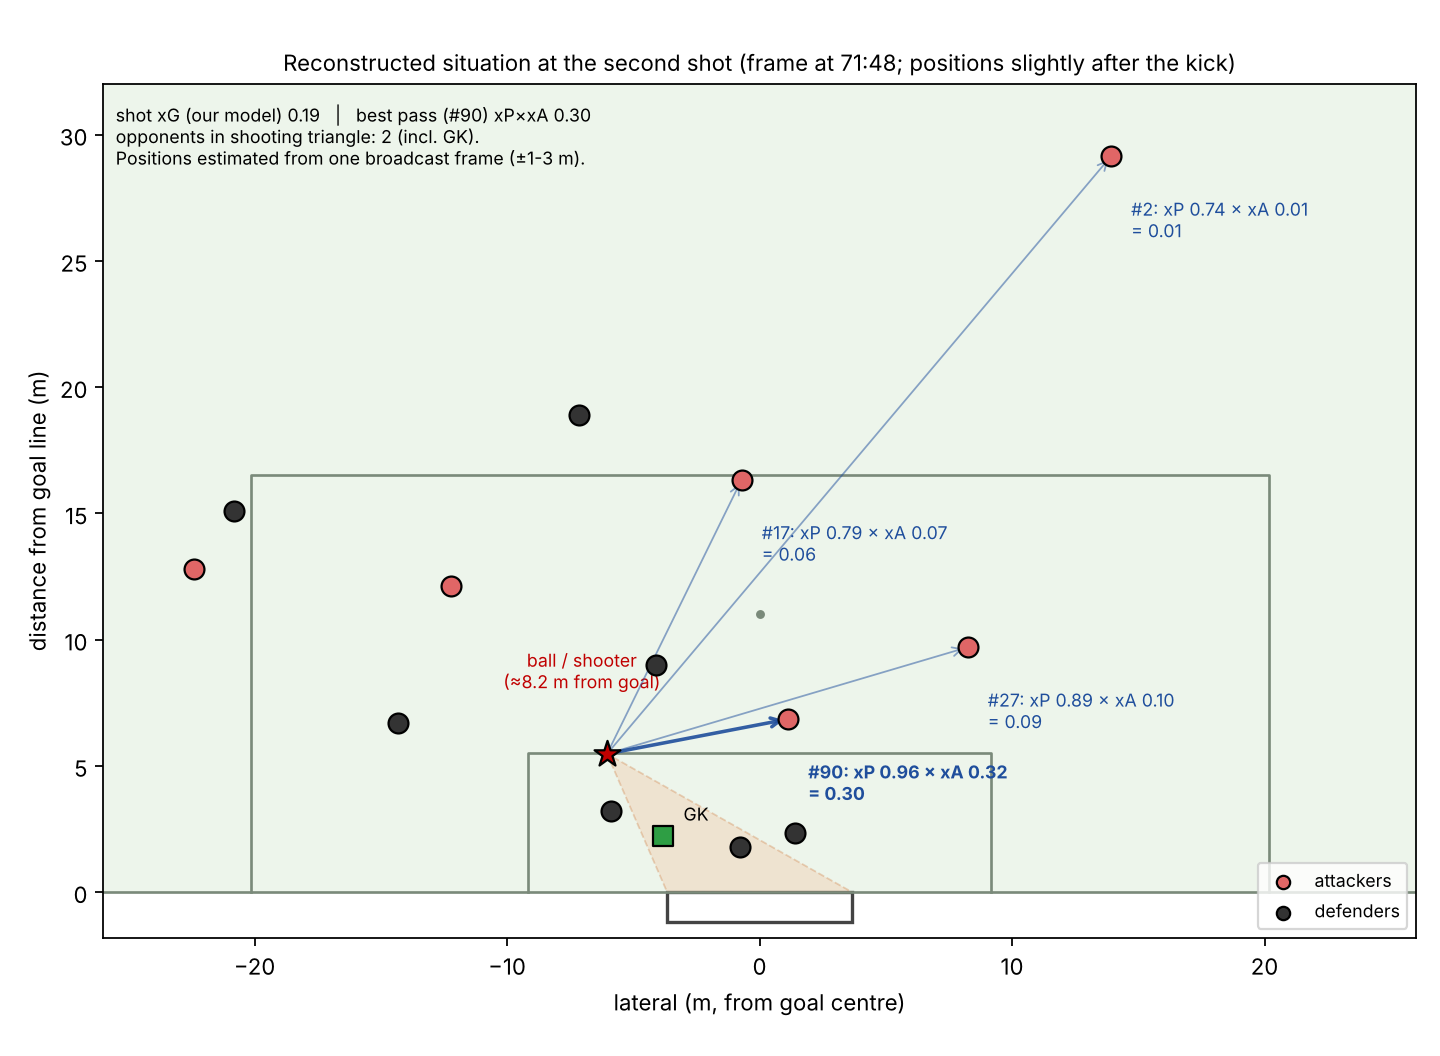

Write the Python code that produced this figure.
"""Top-down map of the reconstructed frame (own drawing from estimated coordinates; no broadcast content)."""
import sys; sys.path.insert(0, "research/cases"); sys.path.insert(0, "research/dq")
import numpy as np, matplotlib; matplotlib.use("Agg"); import matplotlib.pyplot as plt
from matplotlib.patches import Rectangle, Polygon, Circle
import frame_case as fc
F2 = len(sys.argv) > 1 and sys.argv[1] == "2"
if F2: import frame_case2   # overrides landmarks/players with the pre-kick frame
H = fc.homography([np.array(p) for p, _ in fc.LM.values()], [m for _, m in fc.LM.values()])
UW = {k: fc.apply(H, np.array(v)) for k, v in {**fc.PL, **fc.OP}.items()}           # (lateral u, depth w) metres
base = fc.run(); fig, ax = plt.subplots(figsize=(9, 6.6), dpi=160)
ax.add_patch(Rectangle((-34, 0), 68, 40, fc=(0.93, 0.96, 0.92), ec="none"))
L = dict(color="#7a8a7a", lw=1.2)
ax.plot([-34, 34], [0, 0], **L); ax.plot([-20.16, -20.16, 20.16, 20.16], [0, 16.5, 16.5, 0], **L); ax.plot([-9.16, -9.16, 9.16, 9.16], [0, 5.5, 5.5, 0], **L)
ax.add_patch(Rectangle((-3.66, -1.2), 7.32, 1.2, fc="white", ec="#444", lw=1.5)); ax.plot(0, 11, "o", color="#7a8a7a", ms=3)
t = UW["shooter"]; tri = [(t[0], t[1]), (-3.66, 0), (3.66, 0)]; ax.add_patch(Polygon(tri, fc="#f4b183", alpha=0.25, ec="#c55a11", lw=0.8, ls="--"))
for k, (u, w) in UW.items():
    if k == "shooter": ax.scatter(u, w, s=150, c="#c00000", ec="k", zorder=5, marker="*"); ax.annotate(f"ball / shooter\n(≈{base['shot_dist_m']:.1f} m from goal)", (u, w), (u - 1, w + 2.6), fontsize=8, ha="center", color="#c00000")
    elif k in fc.PL: ax.scatter(u, w, s=80, c="#e06666", ec="k", zorder=4)
    elif k == "GK": ax.scatter(u, w, s=80, c="#2e9e44", ec="k", zorder=4, marker="s"); ax.annotate("GK", (u, w), (u + 0.8, w + 0.6), fontsize=8)
    else: ax.scatter(u, w, s=80, c="#333333", ec="k", zorder=4)
lab = {"R90": "#90", "R27": "#27", "R17": "#17", "R_midleft": "", "R_farleft": "", "R2": "#2"}
for k, nm in lab.items():
    if not nm: continue
    u, w = UW[k]; b = base[k]
    ax.annotate("", (u, w), (t[0], t[1]), arrowprops=dict(arrowstyle="->", color="#1f4e9c", lw=1.6 if k == "R90" else 0.8, alpha=0.9 if k == "R90" else 0.5))
    ax.annotate(f"{nm}: xP {b['xP']:.2f} × xA {b['xA']:.2f}\n= {b['EPV']:.2f}", (u, w), (u + 0.8, w - 3.2), fontsize=8, color="#1f4e9c", weight="bold" if k == "R90" else None)
ax.text(-25.5, 31.2, f"shot xG (our model) {base['xG']:.2f}   |   best pass (#90) xP×xA {base['R90']['EPV']:.2f}\nopponents in shooting triangle: {base['n_tri']} (incl. GK). \nPositions estimated from one broadcast frame (±1-3 m).", fontsize=8, va="top")
ax.set_xlim(-26, 26); ax.set_ylim(-1.8, 32); ax.set_aspect("equal"); ax.set_xlabel("lateral (m, from goal centre)"); ax.set_ylabel("distance from goal line (m)")
ax.set_title("Reconstructed situation just BEFORE the kick (frame at 71:48; ball at the shooter's foot)" if F2 else "Reconstructed situation at the second shot (frame at 71:48; positions slightly after the kick)", fontsize=10)
ax.scatter([], [], c="#e06666", ec="k", label="attackers"); ax.scatter([], [], c="#333", ec="k", label="defenders"); ax.legend(loc="lower right", fontsize=8)
plt.tight_layout(); plt.savefig("research/cases/frame_case_map2.png" if F2 else "research/cases/frame_case_map.png"); print("saved")
